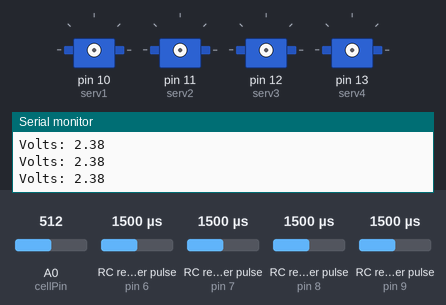
A sketch run on a simulated Arduino Mega 2560, built with avr-gcc and run on an emulated ATmega2560. Parts: 4 × servo, the last lines printed to the serial monitor. Wiring (inferred from the names in the program): 4 × RC receiver channel: data pin 6 / data pin 7 / data pin 8 / data pin 9. The inputs (shaded band) are chosen by the test bench; at power-on: RC receiver pulse (sensors on pin 7, pin 9, pin 8, pin 6) 1500 µs, A0 (cellPin) = 512.

Above: at 1.2 s.
1.3 s: RC receiver pulse (sensor on pin 7) set to 1688 µs
2.8 s: RC receiver pulse (sensor on pin 7) set to 1718 µs
5.8 s: RC receiver pulse (sensor on pin 9) set to 1750 µs
At 6.9 s:
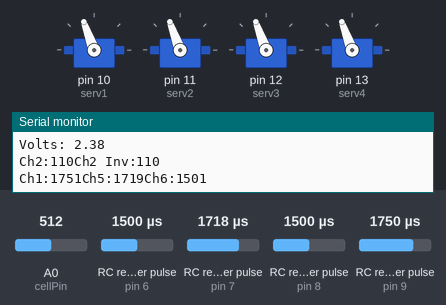
7.5 s: RC receiver pulse (sensor on pin 8) set to 1020 µs
At 8.6 s:
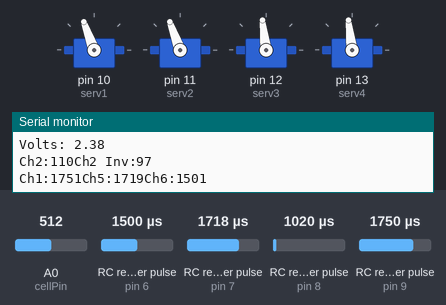
10.5 s: RC receiver pulse (sensor on pin 8) set to 1980 µs
At 11.4 s:
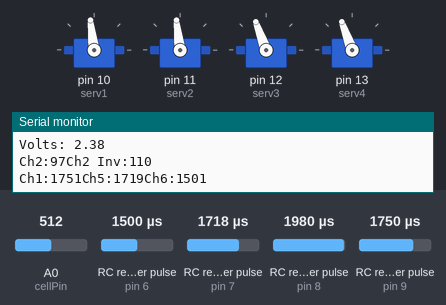
13.5 s: RC receiver pulse (sensor on pin 9) set to 1020 µs
At 14.7 s:
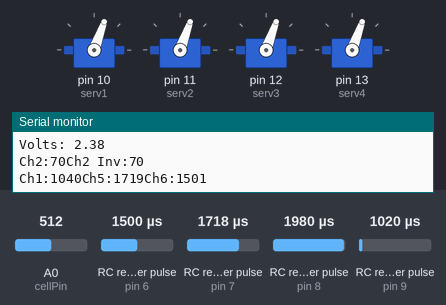
Timing chart, 0 to 16.2 s (numbered marks = the images above; inputs shaded):
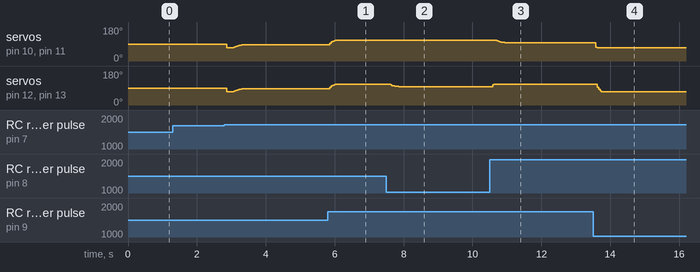

Measured:
- after the input at 5.8 s, servo on pin 10 (serv1), servo on pin 11 (serv2), servo on pin 12 (serv3), servo on pin 13 (serv4): 86° → 110° after 0.06 s
- after the input at 7.5 s, servo on pin 12 (serv3), servo on pin 13 (serv4): 110° → 97° after 0.08 s
- after the input at 10.5 s, servo on pin 10 (serv1), servo on pin 11 (serv2): 110° → 97° after 0.20 s; servo on pin 12 (serv3), servo on pin 13 (serv4): 97° → 110° after 0.08 s
- after the input at 13.5 s, servo on pin 10 (serv1), servo on pin 11 (serv2): 97° → 70° after 0.08 s; servo on pin 12 (serv3), servo on pin 13 (serv4): 110° → 70° after 0.08 s

The sketch:

RC_TANK.ino
```cpp
  /* RC TANK By Austin Foster
        10.6.22
*/
#include <Servo.h>
Servo serv1;
Servo serv2;
Servo serv3;
Servo serv4;

//Battery Voltage Variables
#define cellPin A0
const float refVolts = 4.75;
int cellVal;
float volts;

//CH2 R Front/Back
#define ch2 8
int ch2Val;
int ch2Map;
int ch2MapInv;
//smoothing
int ch2MapSmooth;
int ch2MapPrev;
int ch2MapInvSmooth;
int ch2MapInvPrev;
//CH1
#define ch1 9
int ch1Val;
int ch1Map;
int ch1MapSmooth;
int ch1MapPrev;
#define ch5 7
int ch5Val;
#define ch6 6
int ch6Val;

int right[3] = {38,40,42};
int left[3] = {32,34,36};
int backLeft = 30;
int backRight = 28;

// pinMode(left[0], OUTPUT);
// pinMode(left[1], OUTPUT);
// pinMode(left[2], OUTPUT);
// pinMode(right[0], OUTPUT);
// pinMode(right[1], OUTPUT);
// pinMode(right[2], OUTPUT);
// pinMode(backLeft, OUTPUT);
// pinMode(backRight, OUTPUT);


void setup() {
  Serial.begin(115200);
  pinMode(ch1,INPUT);
  pinMode(ch2,INPUT);
  pinMode(ch5,INPUT);
  pinMode(ch6,INPUT);
  serv1.detach();
  serv2.detach();
  serv3.detach();
  serv4.detach();
}

void loop() {
  getPulses();
  getVoltage();
  Serial.print("Volts: ");Serial.println(volts);
  if(ch5Val > 1700) {
    runMaps();
    Serial.print("Ch2:");Serial.print(ch2MapSmooth);
    Serial.print("Ch2 Inv:");Serial.println(ch2MapInvSmooth);
    Serial.print("Ch1:");Serial.print(ch1Val);
    Serial.print("Ch5:");Serial.print(ch5Val);
    Serial.print("Ch6:");Serial.println(ch6Val);
  }
  else{
    //lights blink
  }
  // Serial.print("Ch2:");Serial.print(ch2MapSmooth);
  // Serial.print("Ch2 Inv:");Serial.print(ch2MapInvSmooth);
}

void runMaps() {
  //Forward
  ch2Map = map(ch2Val,985,1995,110,70);
  ch2MapInv = map(ch2Val,985,1995,70,110);

  ch2MapSmooth = (ch2Map * 0.25) + (ch2MapPrev * 0.75);
  ch2MapPrev = ch2MapSmooth;

  ch2MapInvSmooth = (ch2MapInv * 0.25) + (ch2MapInvPrev * 0.75);
  ch2MapInvPrev = ch2MapInvSmooth;

  //ADDITIVE TURNING
  ch1Map = map(ch1Val,1940,1040,-50,50);

  ch1MapSmooth = (ch1Map * 0.3) + (ch1MapPrev * 0.7);
  ch1MapPrev = ch1MapSmooth;

  ch2MapSmooth = ch2MapSmooth - ch1MapSmooth;
  ch2MapInvSmooth = ch2MapInvSmooth - ch1MapSmooth;

  ch2MapSmooth = constrain(ch2MapSmooth,70,110);
  ch2MapInvSmooth = constrain(ch2MapInvSmooth,70,110);


  if (ch2MapSmooth < 87 || ch2MapSmooth > 90 || ch1Map < -5 || ch1Map > 5) {
    serv1.attach(10);
    serv2.attach(11);
    serv3.attach(12);
    serv4.attach(13);
    serv1.write(ch2MapSmooth);
    serv2.write(ch2MapSmooth);
    serv3.write(ch2MapInvSmooth);
    serv4.write(ch2MapInvSmooth);
  }
  else {
    serv1.detach();
    serv2.detach();
    serv3.detach();
    serv4.detach();
  }
}


void getPulses() {
  ch2Val = pulseIn(ch2, HIGH);
  ch2Val = constrain(ch2Val,985,1995);
  ch1Val = pulseIn(ch1, HIGH);
  ch1Val = constrain(ch1Val,1040,1940);
  ch5Val = pulseIn(ch5, HIGH);
  ch5Val = constrain(ch5Val,1040,1940);
  ch6Val = pulseIn(ch6, HIGH);
  ch6Val = constrain(ch6Val,1040,1940);
}

void getVoltage() {
  cellVal = analogRead(cellPin);
  volts = ((cellVal / 1023.0) * refVolts);
}

void leftOn() {
  digitalWrite(left[0], HIGH);
  digitalWrite(left[1], HIGH);
  digitalWrite(left[2], HIGH);
};
void leftOff() {
  digitalWrite(left[0], LOW);
  digitalWrite(left[1], LOW);
  digitalWrite(left[2], LOW);
};
void rightOn() {
  digitalWrite(right[0], HIGH);
  digitalWrite(right[1], HIGH);
  digitalWrite(right[2], HIGH);
};
void rightOff() {
  digitalWrite(right[0], LOW);
  digitalWrite(right[1], LOW);
  digitalWrite(right[2], LOW);
};
void backLeftOn() {
  digitalWrite(backLeft, HIGH);
};
void backLeftOff() {
  digitalWrite(backLeft, LOW);
};
void backRightOn() {
  digitalWrite(backRight, HIGH);
};
void backRightOff() {
  digitalWrite(backRight, LOW);
};
void lightsOn() {
  digitalWrite(left[0], HIGH);
  digitalWrite(left[1], HIGH);
  digitalWrite(left[2], HIGH);
  digitalWrite(right[0], HIGH);
  digitalWrite(right[1], HIGH);
  digitalWrite(right[2], HIGH);
  digitalWrite(backLeft, HIGH);
  digitalWrite(backRight, HIGH);
};
void lightsOff() {
  digitalWrite(left[0], LOW);
  digitalWrite(left[1], LOW);
  digitalWrite(left[2], LOW);
  digitalWrite(right[0], LOW);
  digitalWrite(right[1], LOW);
  digitalWrite(right[2], LOW);
  digitalWrite(backLeft, LOW);
  digitalWrite(backRight, LOW);
};
```
